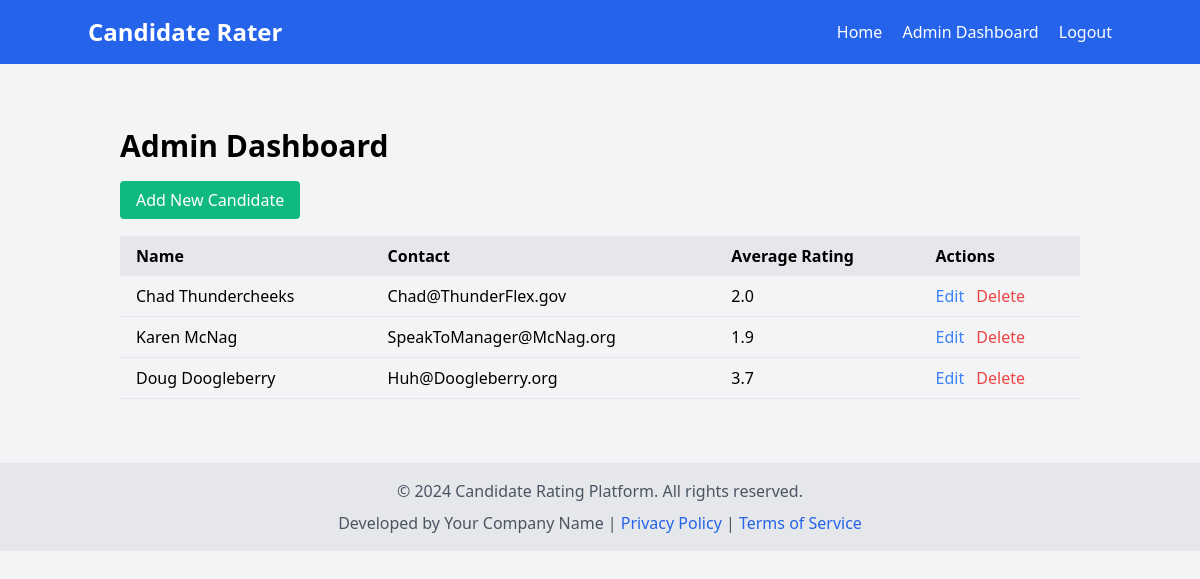
The app's page /admin/dashboard (signed in) with its own data.
### models.py (models this page shows)
class Candidate(db.Model):
    id = db.Column(db.Integer, primary_key=True)
    name = db.Column(db.String(100), nullable=False)
    bio = db.Column(db.Text, nullable=False)
    contact = db.Column(db.String(100), nullable=False)
    photo = db.Column(db.String(100), nullable=False)
    reviews = db.relationship('Review', backref='candidate', lazy=True)
    @property
    def average_rating(self):
        if len(self.reviews) == 0:
            return 0
        return sum(review.rating for review in self.reviews) / len(self.reviews)

class Review(db.Model):
    id = db.Column(db.Integer, primary_key=True)
    rating = db.Column(db.Integer, nullable=False)
    comment = db.Column(db.Text, nullable=True)
    created_at = db.Column(db.DateTime, default=datetime.utcnow)
    candidate_id = db.Column(db.Integer, db.ForeignKey('candidate.id'), nullable=False)

### main.py (the view)
@app.route('/admin/dashboard')
@admin_required
def admin_dashboard():
    candidates = Candidate.query.all()
    return render_template('admin/dashboard.html', candidates=candidates)

### main.py (called while the page is built)
def admin_required(f):
    @wraps(f)
    def decorated_function(*args, **kwargs):
        if 'admin_id' not in session:
            flash('Please log in to access this page.', 'error')
            return redirect(url_for('admin_login'))
        return f(*args, **kwargs)
    return decorated_function

### templates/admin/dashboard.html
{% extends "base.html" %}
{% block content %}
<div class="container mx-auto px-4 py-8">
    <h1 class="text-3xl font-bold mb-6">Admin Dashboard</h1>
    <div class="mb-6">
        <a href="{{ url_for('admin_add_candidate') }}" class="bg-green-500 text-white px-4 py-2 rounded hover:bg-green-600">Add New Candidate</a>
    </div>
    <div class="overflow-x-auto">
        <table class="w-full table-auto">
            <thead>
                <tr class="bg-gray-200">
                    <th class="px-4 py-2 text-left">Name</th>
                    <th class="px-4 py-2 text-left">Contact</th>
                    <th class="px-4 py-2 text-left">Average Rating</th>
                    <th class="px-4 py-2 text-left">Actions</th>
                </tr>
            </thead>
            <tbody>
                {% for candidate in candidates %}
                <tr class="border-b">
                    <td class="px-4 py-2">{{ candidate.name }}</td>
                    <td class="px-4 py-2">{{ candidate.contact }}</td>
                    <td class="px-4 py-2">{{ "%.1f"|format(candidate.average_rating) }}</td>
                    <td class="px-4 py-2">
                        <a href="{{ url_for('admin_edit_candidate', id=candidate.id) }}" class="text-blue-500 hover:underline mr-2">Edit</a>
                        <form action="{{ url_for('admin_delete_candidate', id=candidate.id) }}" method="POST" class="inline">
                            <button type="submit" class="text-red-500 hover:underline" onclick="return confirm('Are you sure you want to delete this candidate?')">Delete</button>
                        </form>
                    </td>
                </tr>
                {% endfor %}
            </tbody>
        </table>
    </div>
</div>
{% endblock %}

### records on screen
Candidate: name "Chad Thundercheeks", contact "Chad@ThunderFlex.gov"
Review: average_rating "2.0"
Candidate: name "Karen McNag", contact "SpeakToManager@McNag.org"
Review: average_rating "1.9"
Candidate: name "Doug Doogleberry", contact "Huh@Doogleberry.org"
Review: average_rating "3.7"
